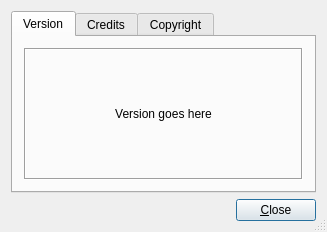
<ui version="4.0" >
 <author></author>
 <comment></comment>
 <exportmacro></exportmacro>
 <class>QAboutUi</class>
 <widget class="QDialog" name="QAboutUi" >
  <property name="geometry" >
   <rect>
    <x>0</x>
    <y>0</y>
    <width>327</width>
    <height>232</height>
   </rect>
  </property>
  <property name="windowTitle" >
   <string/>
  </property>
  <property name="sizeGripEnabled" >
   <bool>true</bool>
  </property>
  <layout class="QVBoxLayout" >
   <property name="margin" >
    <number>11</number>
   </property>
   <property name="spacing" >
    <number>6</number>
   </property>
   <item>
    <widget class="QTabWidget" name="tab" >
     <widget class="QWidget" name="versiontab" >
      <attribute name="title" >
       <string>Version</string>
      </attribute>
      <layout class="QVBoxLayout" >
       <property name="margin" >
        <number>11</number>
       </property>
       <property name="spacing" >
        <number>6</number>
       </property>
       <item>
        <widget class="QLabel" name="versionLA" >
         <property name="frameShape" >
          <enum>QFrame::Box</enum>
         </property>
         <property name="frameShadow" >
          <enum>QFrame::Sunken</enum>
         </property>
         <property name="text" >
          <string>Version goes here</string>
         </property>
         <property name="alignment" >
          <set>Qt::AlignCenter</set>
         </property>
         <property name="margin" >
          <number>6</number>
         </property>
        </widget>
       </item>
      </layout>
     </widget>
     <widget class="QWidget" name="creditstab" >
      <attribute name="title" >
       <string>Credits</string>
      </attribute>
      <layout class="QVBoxLayout" >
       <property name="margin" >
        <number>11</number>
       </property>
       <property name="spacing" >
        <number>6</number>
       </property>
       <item>
        <widget class="Q3TextView" name="creditsTV" />
       </item>
      </layout>
     </widget>
     <widget class="QWidget" name="copyrighttab" >
      <attribute name="title" >
       <string>Copyright</string>
      </attribute>
      <layout class="QGridLayout" >
       <property name="margin" >
        <number>11</number>
       </property>
       <property name="spacing" >
        <number>6</number>
       </property>
       <item row="0" column="0" >
        <widget class="Q3TextView" name="copyright" />
       </item>
      </layout>
     </widget>
    </widget>
   </item>
   <item>
    <layout class="QHBoxLayout" >
     <property name="margin" >
      <number>0</number>
     </property>
     <property name="spacing" >
      <number>6</number>
     </property>
     <item>
      <spacer>
       <property name="orientation" >
        <enum>Qt::Horizontal</enum>
       </property>
       <property name="sizeType" >
        <enum>QSizePolicy::Expanding</enum>
       </property>
       <property name="sizeHint" >
        <size>
         <width>20</width>
         <height>20</height>
        </size>
       </property>
      </spacer>
     </item>
     <item>
      <widget class="QPushButton" name="closePB" >
       <property name="sizePolicy" >
        <sizepolicy>
         <hsizetype>0</hsizetype>
         <vsizetype>0</vsizetype>
         <horstretch>0</horstretch>
         <verstretch>0</verstretch>
        </sizepolicy>
       </property>
       <property name="text" >
        <string>&amp;Close</string>
       </property>
       <property name="default" >
        <bool>true</bool>
       </property>
      </widget>
     </item>
    </layout>
   </item>
  </layout>
 </widget>
 <pixmapfunction>qPixmapFromMimeSource</pixmapfunction>
 <customwidgets>
  <customwidget>
   <class>Q3TextView</class>
   <extends>QWidget</extends>
   <header>q3textview.h</header>
   <container>1</container>
   <pixmap></pixmap>
  </customwidget>
 </customwidgets>
 <resources/>
 <connections/>
</ui>
